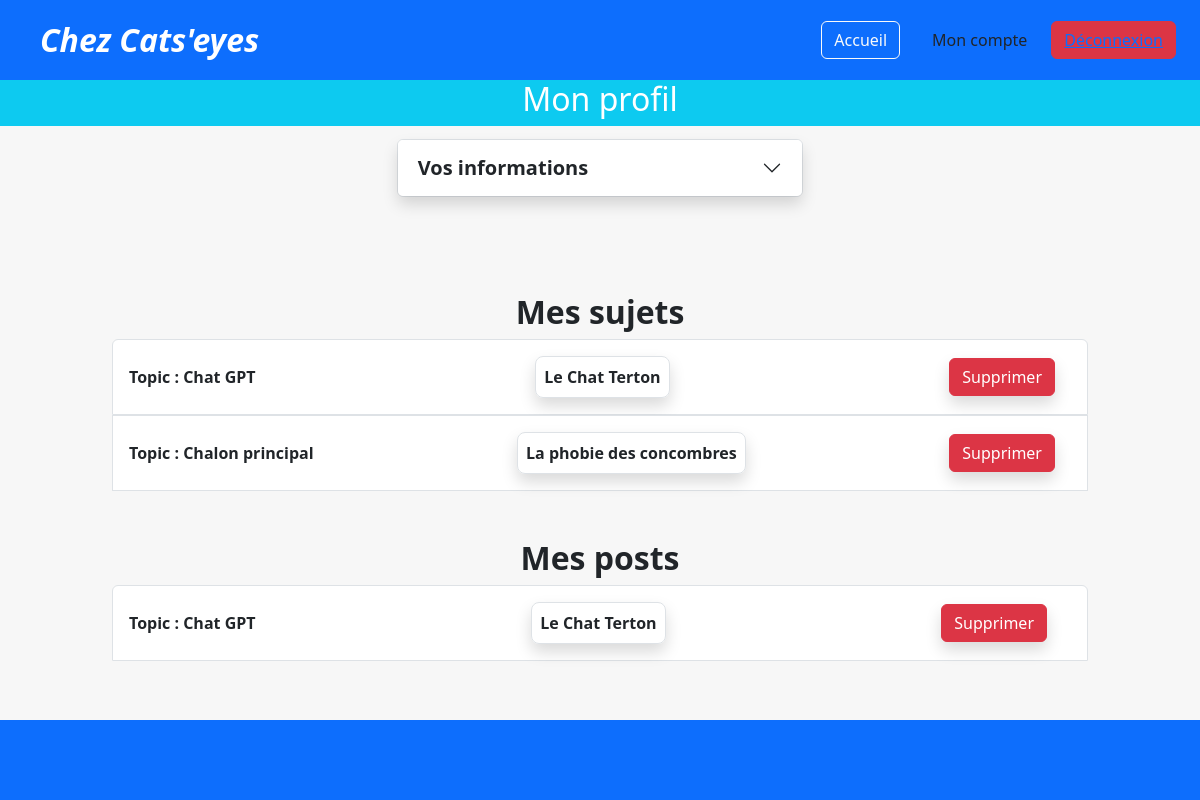
The page /index.php?action=account (signed in) on the database its author committed.
### tables this page shows
CREATE TABLE IF NOT EXISTS `subject` (
  `id` int NOT NULL AUTO_INCREMENT,
  `category_id` int NOT NULL,
  `user_id` int NOT NULL,
  `subject_name` varchar(100) NOT NULL,
  `subject_author` varchar(100) NOT NULL,
  `subject_date` timestamp NOT NULL DEFAULT CURRENT_TIMESTAMP,
  PRIMARY KEY (`id`),
  KEY `subject_to_topic` (`category_id`),
  KEY `subject_to_user` (`user_id`)
);

CREATE TABLE IF NOT EXISTS `categories` (
  `id` int NOT NULL AUTO_INCREMENT,
  `category_name` varchar(100) NOT NULL,
  PRIMARY KEY (`id`)
);

CREATE TABLE IF NOT EXISTS `post` (
  `id` int NOT NULL AUTO_INCREMENT,
  `user_id` int NOT NULL,
  `subject_id` int NOT NULL,
  `date` timestamp NOT NULL DEFAULT CURRENT_TIMESTAMP,
  `comment` varchar(100) NOT NULL,
  `post_author` varchar(100) NOT NULL,
  PRIMARY KEY (`id`),
  KEY `post_to_subject` (`subject_id`),
  KEY `post_to_user` (`user_id`)
);

### src/controllers/account_controller.php (called while the page is built, shortened)
<?php
require_once('./src/models/User.php');
require_once('./src/models/Topic.php');
require_once('./src/models/Subject.php');
require_once('./src/lib/functions.php');
if (isset($_SESSION) && !empty($_SESSION)) {
    $user = new User();
    $user->id = check($_SESSION["id"]);
    $user->connection = new DatabaseConnection();
    $data = $user->getUser($user->id);
} else {
    header("Location: index.php?action=connect");
    exit;
}
$topic = new Topic();
$topic->connection = new DatabaseConnection();
$subjects = $topic->get_userSubjects($user->id);
$subject = new Subject();
$subject->connection = new DatabaseConnection();
$posts = $subject->get_userPosts($user->id);
require_once('./templates/account_template.php');

### src/lib/functions.php (called while the page is built)
<?php
function check($input)
{
    $cleaned_input = trim($input);
    $cleaned_input = htmlspecialchars($cleaned_input, ENT_QUOTES, 'UTF-8');
    return $cleaned_input;
}

### src/lib/database.php (called while the page is built)
<?php
class DatabaseConnection
{
    public ?PDO $database = null;
    public function getConnection(): PDO
    {
        if ($this->database === null) {
            $this->database = new PDO('mysql:host=localhost;dbname=forum;charset=utf8', 'root', '');
        }
        return $this->database;
    }
}

### src/models/User.php (called while the page is built, shortened)
<?php
class User
{
    public DatabaseConnection $connection;
    public function getUser($id)
    {
        $query = $this->connection->getConnection()->prepare(
            "SELECT * FROM users WHERE id = :id"
        );
        $query->bindParam(':id', $id);
        $query->execute();
        $result = $query->fetch();
        return $result;
    }
}

### src/models/Topic.php (called while the page is built, shortened)
<?php
class Topic
{
    public function get_userSubjects($user_id)
    {
        $result = (new DatabaseConnection())->getConnection()->prepare(
            "SELECT s.*,c.category_name
            FROM `subject` AS s
          INNER JOIN categories AS c ON s.category_id=c.id
            WHERE s.user_id=:id"
        );
        $result->bindParam(':id', $user_id);
        $result->execute();
        return $result->fetchall(PDO::FETCH_ASSOC);
    }
}

### src/models/Subject.php (called while the page is built, shortened)
<?php
class Subject
{
    public function get_userPosts($user_id)
    {
        $result = (new DatabaseConnection())->getConnection()->prepare(
            "SELECT p.*,s.category_id,s.subject_name,s.subject_author,c.category_name
            FROM `post` AS p
            INNER JOIN subject AS s ON p.subject_id=s.id
            INNER JOIN categories AS c ON s.category_id=c.id
            WHERE p.user_id=:id"
        );
        $result->bindParam(':id', $user_id);
        $result->execute();
        return $result->fetchall(PDO::FETCH_ASSOC);
    }
}

### templates/account_template.php (the view, shortened to what this page needs)
<nav class="d-flex justify-content-center align-items-center position-sticky bg-info">
  <h2 class="text-white">Mon profil</h2>
</nav>
<div class="col-12">
  <h2 class="text-center fw-bold ">Mes sujets</h2>
  <ul class="list-group">
    <?php foreach ($subjects as $key => $value) { ?>
      <li class="list-group-item d-flex justify-content-between align-items-center  p-3">
        <p class="fw-bold m-0">
          <?= "Topic : " . $value["category_name"] ?>
        </p>
        <p class="border rounded-3 p-2 shadow mx-auto my-0 fw-bold subject" data-bs-toggle="modal" data-bs-target=<?= '#' . $value['id'] ?>>
          <?= $value["subject_name"] ?>
        </p>
        <form action="" method="post" class=" me-3">
          <button type="submit" name="delete_subject" class="btn btn-danger shadow"
            onclick="return confirm('Êtes vous sur de vouloir supprimer ?')">Supprimer</button>
        </form>
      </li>
    <?php }
    ; ?>
  </ul>
</div>
<?php $userSubjects = ob_get_clean(); ?>
<div class="col-12">
  <h2 class="text-center fw-bold ">Mes posts</h2>
  <ul class="list-group">
    <?php foreach ($posts as $key => $value) { ?>
      <li class="list-group-item d-flex justify-content-between align-items-center p-3">
        <p class="fw-bold  m-0">
          <?= "Topic : " . $value["category_name"] ?>
        </p>
        <p class="border rounded-3 p-2 shadow mx-auto fw-bold m-0 post" data-bs-toggle="modal" data-bs-target=<?= '#' . $value['id'] ?>>
          <?= $value["subject_name"] ?>
        </p>
        <form action="" method="post" class="me-4">
          <button type="submit" name="delete_post" class="btn btn-danger shadow"
            onclick="return confirm('Êtes vous sur de vouloir supprimer ?')">Supprimer</button>
        </form>
      </li>
    <?php }
    ; ?>
  </ul>
</div>
<?php $userPosts = ob_get_clean(); ?>
<div class="container py-5 col-10 d-flex justify-content-center flex-column align-items-center gap-5">
  <div class="accordion mb-5 col-5" id="newSubject">
    <div class="accordion-item">
      <h2 class="accordion-header  " id="headingOne">
        <button class="accordion-button text-center fs-5 fw-bold collapsed shadow" type="button"
          data-bs-toggle="collapse" data-bs-target="#formSubject" aria-expanded="true" aria-controls="collapseOne">
          Vos informations
        </button>
      </h2>
    </div>
  </div>
  <?= $userSubjects ?>
  <?= $userPosts ?>
</div>
<?php require("./templates/layout.php"); ?>

### src/style/main.css (style rules this page uses)
* { margin: 0; padding: 0; }
body { min-height: 100vh; box-sizing: border-box; }

### rows shown on the page
subject: category.category_name "Chat GPT", subject_name "Le Chat Terton"
subject: category.category_name "Chalon principal", subject_name "La phobie des concombres"
post: categories.category_name "Chat GPT", subject.subject_name "Le Chat Terton"
